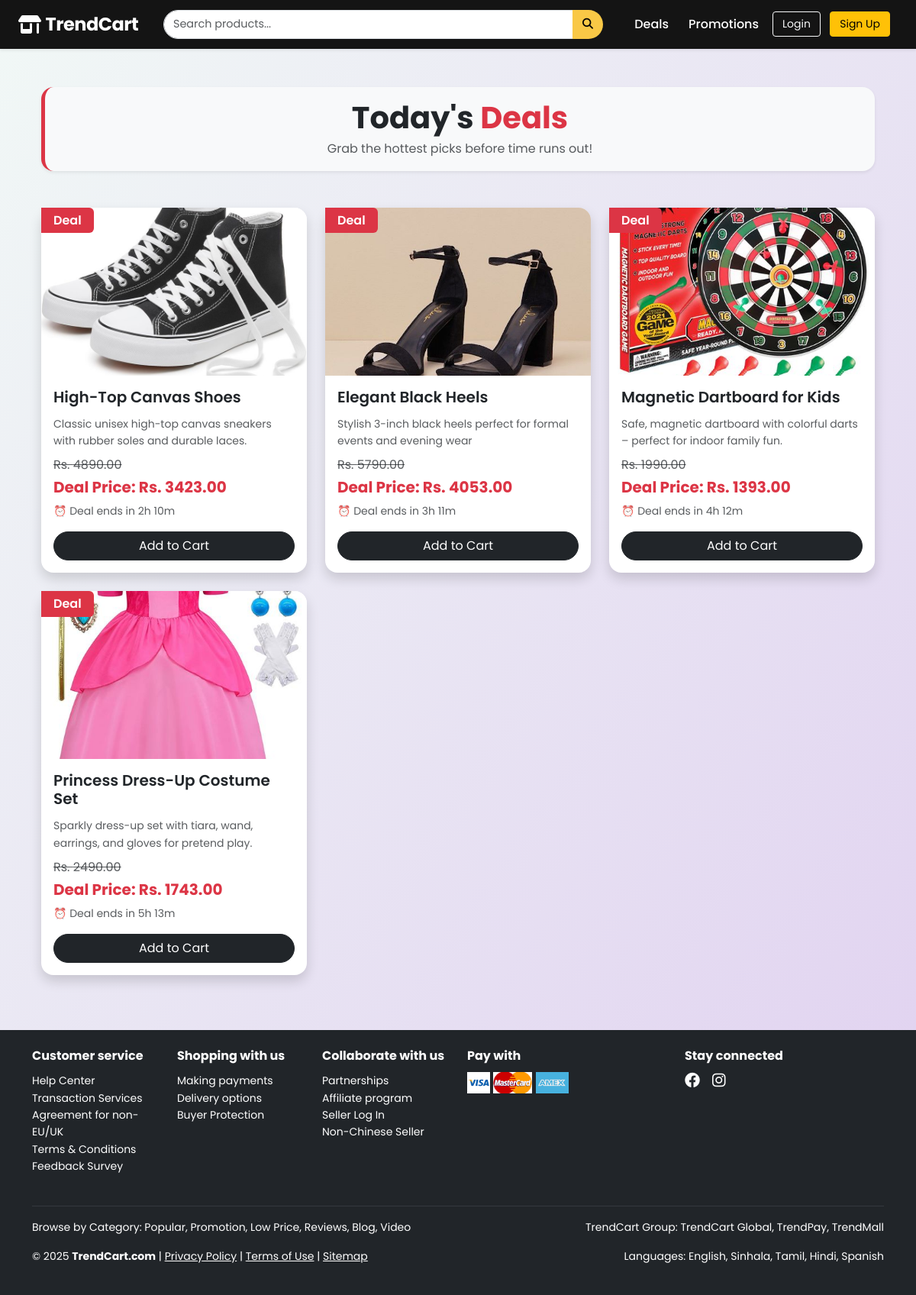
The app's page /todays-deals/, older data.
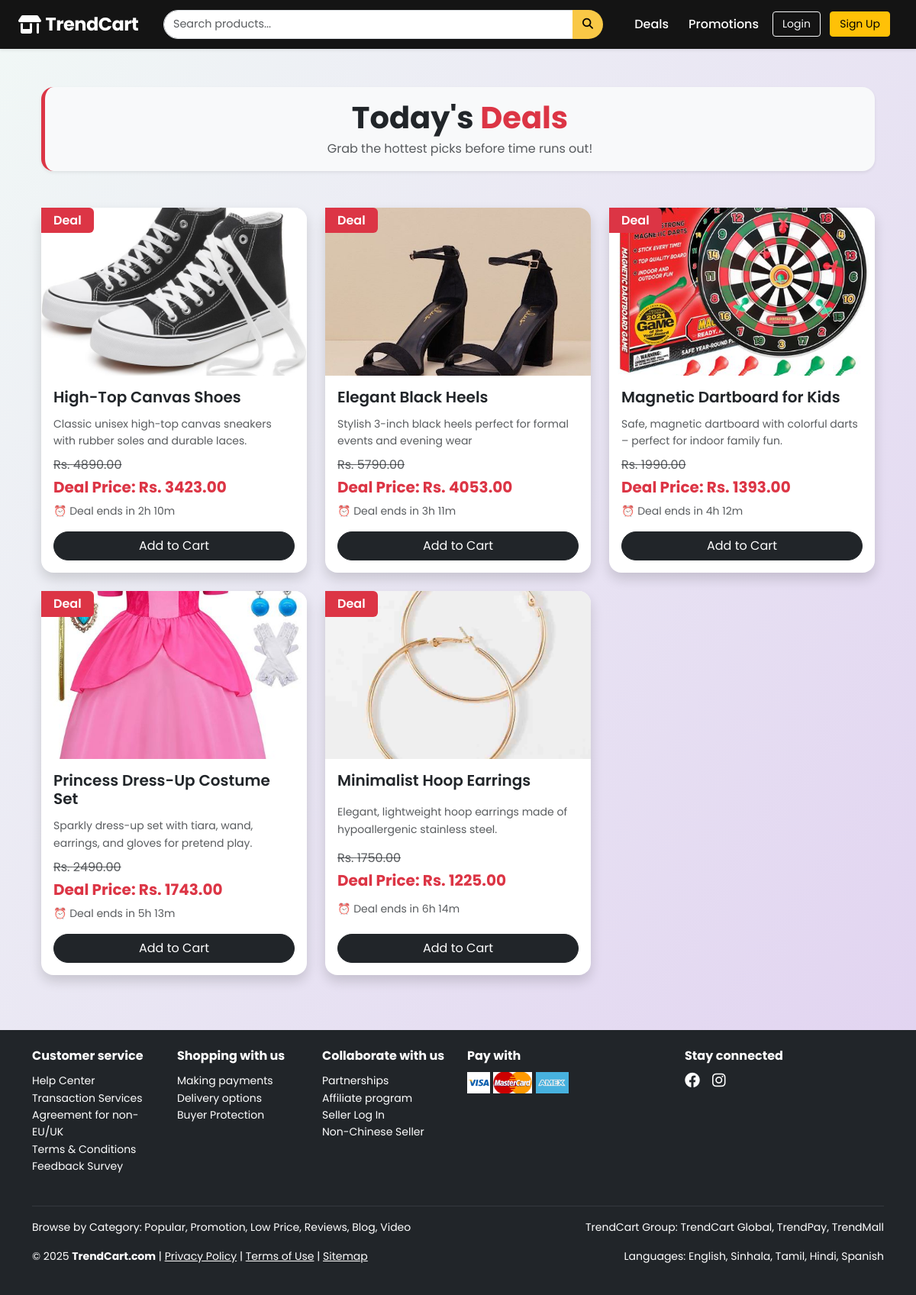
The same page, newer data.
### store/models.py (models this page shows, shortened)
class Product(models.Model):
    name = models.CharField(max_length=100)
    description = models.TextField()
    price = models.DecimalField(max_digits=10, decimal_places=2)
    image = models.ImageField(upload_to='product_images/')  # Main image
    category = models.ForeignKey(Category, on_delete=models.CASCADE)
    is_deal = models.BooleanField(default=False)
    likes = models.ManyToManyField(User, related_name='liked_products', blank=True)

### store/views.py (the view)
# urls.py: path('todays-deals/', views.todays_deals, name='todays_deals'),
def todays_deals(request):
    deal_products = Product.objects.filter(is_deal=True)
    for product in deal_products:
        product.original_price = product.price
        product.deal_price = (product.price * Decimal('0.7')).quantize(Decimal('0.01'))  # 30% discount
    return render(request, 'store/todays_deals.html', {
        'products': deal_products
    })

### store/context_processors.py (called while the page is built)
def cart_item_count(request):
    if request.user.is_authenticated:
        count = sum(item.quantity for item in CartItem.objects.filter(user=request.user))
    else:
        count = 0
    return {'cart_item_count': count}

### store/templates/store/todays_deals.html
{% extends 'store/base.html' %}
{% load static %}
{% block content %}
<div class="container mt-1 mb-5">
  <div class="bg-light rounded-4 shadow-sm px-4 py-3 mb-5 text-center border-start border-5 border-danger">
    <h2 class="fw-bold display-6 mb-1">
      <span class="text-dark">Today's</span> <span class="text-danger">Deals</span>
    </h2>
    <p class="text-muted mb-0">Grab the hottest picks before time runs out!</p>
  </div>
  <div class="row">
    {% for product in products %}
      <div class="col-md-4 mb-4">
        <div class="card border-0 shadow rounded-4 h-100">
          {% if product.image %}
            <div class="position-relative">
              <img src="{{ product.image.url }}" class="card-img-top rounded-top-4" style="height: 220px; object-fit: cover;" alt="{{ product.name }}">
              <span class="position-absolute top-0 start-0 bg-danger text-white px-3 py-1 fw-semibold rounded-end">Deal</span>
            </div>
          {% endif %}
          <div class="card-body d-flex flex-column justify-content-between p-3">
            <h5 class="fw-semibold text-dark">{{ product.name }}</h5>
            <p class="text-muted small mb-2">{{ product.description|truncatewords:15 }}</p>
            <p class="mb-1">
              <span class="text-muted text-decoration-line-through">Rs. {{ product.price }}</span><br>
              <span class="text-danger fw-bold fs-5">Deal Price: Rs. {{ product.deal_price }}</span>
            </p>
            <p class="text-muted small mb-3">⏰ Deal ends in {{ forloop.counter|add:"1" }}h {{ forloop.counter|add:"9" }}m</p>
            <a href="{% url 'add_to_cart' product.id %}" class="btn btn-dark w-100 rounded-pill">Add to Cart</a>
          </div>
        </div>
      </div>
    {% endfor %}
  </div>
</div>
{% endblock %}

### store/templates/store/base.html (shortened to what this page needs)
{% load static %}
<!DOCTYPE html>
<html lang="en">
<head>
  <link href="https://cdn.jsdelivr.net/npm/bootstrap@5.3.2/dist/css/bootstrap.min.css" rel="stylesheet">
  <link rel="stylesheet" href="{% static 'store/css/style.css' %}">
  <link rel="stylesheet" href="https://cdnjs.cloudflare.com/ajax/libs/font-awesome/6.4.0/css/all.min.css">
</head>
<body>
<nav class="navbar navbar-expand-lg shadow-sm sticky-top">
  <div class="container-fluid px-4">
    <a class="navbar-brand text-white" href="{% url 'home' %}">
      <i class="fas fa-store-alt"></i> TrendCart
    </a>
    <form class="d-flex mx-auto w-50" role="search" method="get" action="{% url 'search' %}">
      <div class="input-group">
        <input type="search" name="q" class="form-control" placeholder="Search products..." aria-label="Search">
        <button class="btn" type="submit">
          <i class="fas fa-search"></i>
        </button>
      </div>
    </form>
    <ul class="navbar-nav ms-auto align-items-center">
      <li class="nav-item"><a href="{% url 'todays_deals' %}" class="nav-link">Deals</a></li>
      <li class="nav-item"><a href="{% url 'promotions' %}" class="nav-link">Promotions</a></li>
      {% if user.is_authenticated %}
        <li class="nav-item position-relative">
          <a href="{% url 'view_cart' %}" class="nav-link">
            <i class="fas fa-shopping-cart"></i>
            {% if cart_item_count > 0 %}
              <span class="position-absolute top-0 start-100 translate-middle badge bg-danger">{{ cart_item_count }}</span>
            {% endif %}
          </a>
        </li>
        <li class="nav-item position-relative">
          <a href="{% url 'wishlist' %}" class="nav-link">
            <i class="fa fa-heart"></i>
            {% if wishlist_item_count > 0 %}
              <span class="position-absolute top-0 start-100 translate-middle badge bg-danger">{{ wishlist_item_count }}</span>
            {% endif %}
          </a>
        </li>
        <li class="nav-item dropdown">
          <a class="nav-link dropdown-toggle" href="#" role="button" data-bs-toggle="dropdown">
            <i class="fas fa-user-circle me-1"></i> {{ user.username }}
          </a>
          <ul class="dropdown-menu dropdown-menu-end">
            <li><a class="dropdown-item" href="{% url 'profile' %}">Profile</a></li>
            <li><a class="dropdown-item" href="{% url 'order_history' %}"><i class="fas fa-box me-1"></i> My Orders</a></li>
            <li><a class="dropdown-item" href="{% url 'track_order' %}"><i class="fas fa-map-marker-alt me-1"></i> Track Order</a></li>
            <li><hr class="dropdown-divider"></li>
            <li>
              <form method="post" action="{% url 'logout' %}">{% csrf_token %}
                <button type="submit" class="dropdown-item">Logout</button>
              </form>
            </li>
          </ul>
        </li>
      {% else %}
        <li class="nav-item">
          <a href="{% url 'login' %}" class="btn btn-outline-light btn-sm me-2">Login</a>
          <a href="{% url 'signup' %}" class="btn btn-warning btn-sm">Sign Up</a>
        </li>
      {% endif %}
    </ul>
  </div>
</nav>
<div class="container content-container">
  {% block content %}
  {% endblock %}
</div>
<footer class="bg-dark text-white text-center py-4 mt-5">
  <div class="container">
    <div class="row text-start mb-4">
      <div class="col-md-2">
        <h6 class="fw-bold">Customer service</h6>
        <ul class="list-unstyled small">
          <li>Help Center</li>
          <li>Transaction Services</li>
          <li>Agreement for non-EU/UK</li>
          <li>Terms & Conditions</li>
          <li>Feedback Survey</li>
        </ul>
      </div>
      <div class="col-md-2">
        <h6 class="fw-bold">Shopping with us</h6>
        <ul class="list-unstyled small">
          <li>Making payments</li>
          <li>Delivery options</li>
          <li>Buyer Protection</li>
        </ul>
      </div>
      <div class="col-md-2">
        <h6 class="fw-bold">Collaborate with us</h6>
        <ul class="list-unstyled small">
          <li>Partnerships</li>
          <li>Affiliate program</li>
          <li>Seller Log In</li>
          <li>Non-Chinese Seller</li>
        </ul>
      </div>
      <div class="col-md-3">
        <h6 class="fw-bold">Pay with</h6>
        <img src="{% static 'store/images/pay/visa.png' %}" height="28" alt="Visa">
        <img src="{% static 'store/images/pay/mastercard.png' %}" height="28" alt="MasterCard">
        <img src="{% static 'store/images/pay/amex.png' %}" height="28" alt="Amex">
      </div>
      <div class="col-md-3">
        <h6 class="fw-bold">Stay connected</h6>
        <div class="d-flex gap-3 mt-1">
          <a href="https://www.facebook.com/itrendcart/" target="_blank" class="text-white">
            <i class="fab fa-facebook fs-5"></i>
          </a>
          <a href="https://www.instagram.com/trend.cart/" target="_blank" class="text-white">
            <i class="fab fa-instagram fs-5"></i>
          </a>
        </div>
      </div>
    </div>
    <hr class="text-secondary">
    <div class="row text-start small">
      <div class="col-md-6">
        <p>Browse by Category: Popular, Promotion, Low Price, Reviews, Blog, Video</p>
        <p>© 2025 <strong>TrendCart.com</strong> |
          <a href="#" class="text-white">Privacy Policy</a> |
          <a href="#" class="text-white">Terms of Use</a> |
          <a href="#" class="text-white">Sitemap</a>
        </p>
      </div>
      <div class="col-md-6 text-md-end">
        <p>TrendCart Group: TrendCart Global, TrendPay, TrendMall</p>
        <p>Languages: English, Sinhala, Tamil, Hindi, Spanish</p>
      </div>
    </div>
  </div>
</footer>
</body>
</html>

### store/static/store/css/style.css (style rules this page uses)
:root { --primary-color: #FF4747; --secondary-color: #febd69; --text-color: #111111; --bg-light: #f5f5f5; --hover-color: #e63e3e; --light-purple: #e0d0f0; }
body { font-family: 'Poppins', sans-serif; background: linear-gradient(to bottom right, #f1f8f6, var(--light-purple)); color: var(--text-color); position: relative; }
.navbar { background-color: var(--text-color); }
.navbar-brand { font-family: 'Poppins', sans-serif; font-weight: 700; letter-spacing: 0.5px; color: white !important; }
.navbar .nav-link { font-weight: 500; color: white !important; transition: 0.3s; }
.navbar .btn { font-size: 0.875rem; padding: 5px 12px; }
html { scroll-behavior: smooth; }

### store/templates/store/base.html (style rules this page uses)
:root { --primary-color: #f9c846; --text-color: #141414; }
body { font-family: 'Poppins', sans-serif; font-size: 16px; line-height: 1.6; color: #333; margin: 0; padding: 0; }
h1, h2, h3, h4, h5, h6 { font-weight: 600; margin-bottom: 0.75rem; }
.navbar { height: 64px; background-color: var(--text-color) !important; padding-top: 0; padding-bottom: 0; }
.navbar-brand { font-size: 1.5rem; font-weight: 700; letter-spacing: -0.5px; display: flex; align-items: center; }
.navbar-brand i { margin-right: 6px; }
.navbar .nav-link, .navbar .dropdown-toggle { color: #fff !important; padding: 0.5rem 0.75rem; transition: color 0.3s ease; font-weight: 500; }
.input-group .form-control { height: 38px; font-size: 0.9rem; border-radius: 30px 0 0 30px; }
.input-group .btn { height: 38px; border-radius: 0 30px 30px 0; background-color: var(--primary-color); color: #000; }
.navbar-nav .nav-item { margin-right: 10px; }
.content-container { padding-top: 30px; }

Row changes from the older to the newer data that the page shows:
added Product: image (picture), name "Minimalist Hoop Earrings", description "Elegant, lightweight hoop earrings made of hypoallergenic stainless steel.", price "1750.00", deal_price "1225.00"
